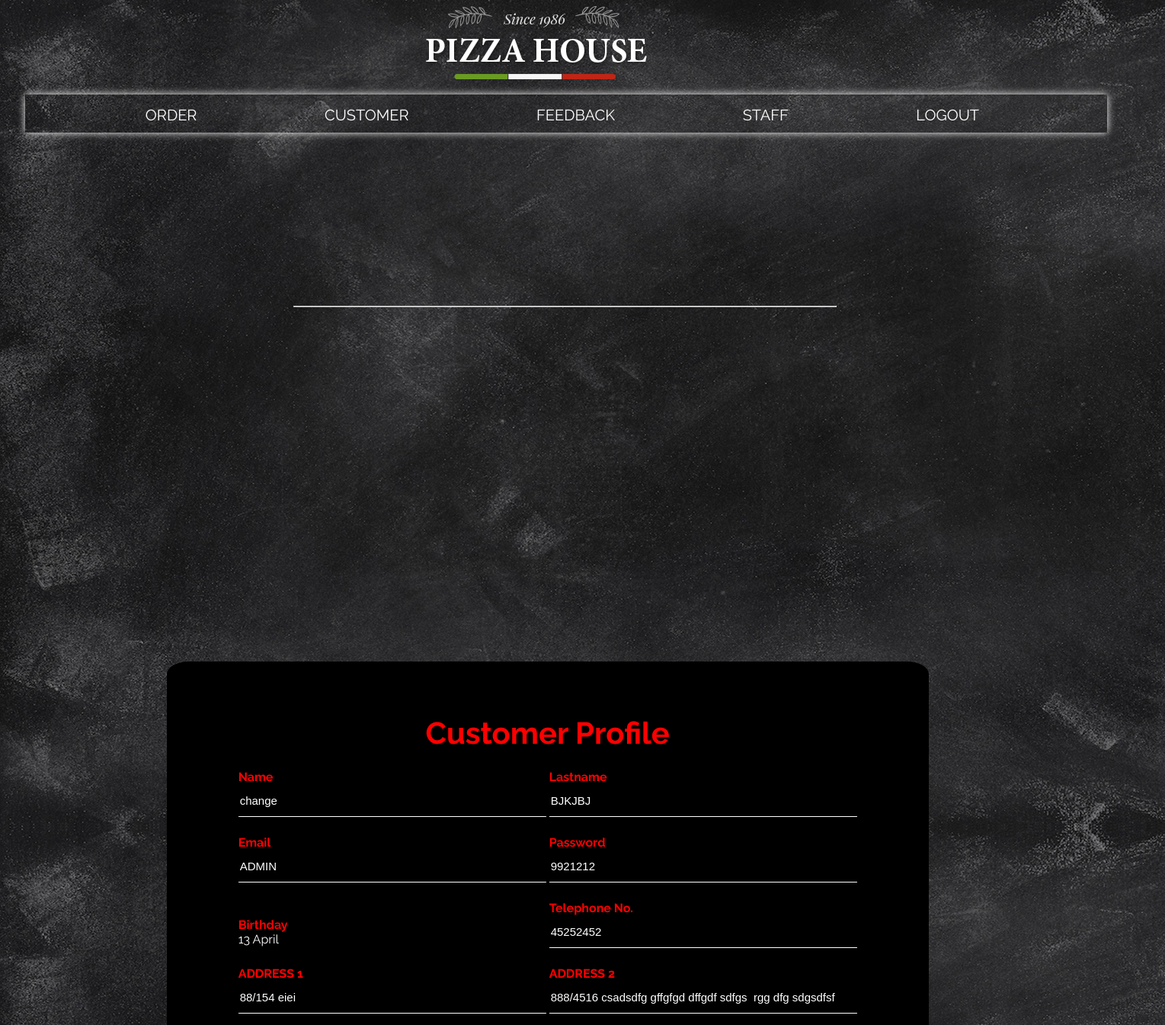
The app's page /amcustomerE.php?customerid=112 with its own data.
### tables this page shows
CREATE TABLE `customer` (
  `CUSTOMER_ID` int(10) NOT NULL,
  `FNAME` varchar(20) NOT NULL,
  `LNAME` varchar(20) NOT NULL,
  `EMAIL` varchar(20) NOT NULL,
  `CPASSWORD` varchar(30) NOT NULL,
  `DOB` varchar(20) NOT NULL,
  `MOB` varchar(10) NOT NULL,
  `SEX` varchar(10) NOT NULL,
  `CADDRESS1` varchar(255) NOT NULL,
  `CADDRESS2` varchar(255) NOT NULL,
  `TEL_NO` int(15) NOT NULL
);

### amcustomerE.php (the view, shortened to what this page needs)
<!DOCTYPE html>
<?php
             $servername = null;
             $username = "root";
             $password = "pizzahouse";
             $dbname = "pizzahouse";
             $port = null;
             $socket = "/cloudsql/pizzahousenew:asia-southeast1:pizzahouse";
         $conn = new mysqli($servername, $username,$password, $dbname,$port,$socket);
        $cid = $_GET['customerid'];
        $q = "SELECT * from customer where CUSTOMER_ID= '$cid' ";
        $result = $conn->query($q);
        $urow = $result->fetch_array();
        ?>
<html lang="en">
<head>
    <link rel="stylesheet" href="css/style8.css">
</head>
<body>
<div class="menubar1" >
                <div class="container">
                    <div class="logo">
                        <img src="logo.png" >
                    </div>
                    <ul class="menu">
                    <li>
                    <a href="orderAD.php">ORDER</a>
                    </li>
                    <li>
                    <a href="amcustomer.php">CUSTOMER</a>
                    </li>
                    <li>
                    <a href="FEEDBACK.php">FEEDBACK</a>
                    </li>
                    <li>
                    <a href="ADMINstaff.php" >STAFF</a>
                    </li>
                    <li>
                        <a href="inup.php">LOGOUT</a>
                    </li>
                </ul>
                </div>
            </div>
           <br><br><br><br><br><br><br><br><br><br><br><br><br><br><br>
            <hr align="center" width="50%">
            <br><br><br>
            <div align="center"class="profile1"style="background-color:rgb(0,0,0)">
                <h2>Customer Profile</h2>
                <form action="amcustomerU.php" method="post">
                    <table style = "padding:2px">
                    <tr>
                        <td >
                                <p>Name</p>
                                <input type="text" name="firstname" value="<?=$urow['FNAME']?>">
                            </td>
                        <td  >
                                <p>Lastname</p>
				                <input type="text" name="lastname" value="<?=$urow['LNAME']?>">
                            </td>
                    </tr>
                    <tr>
                            <td >
                                    <p>Email</p>
                                    <input type="text" name="iemail" value="<?=$urow['EMAIL']?>">
                                </td>
                            <td >
                                    <p>Password</p>
				                    <input type="text" name="ipass" value="<?=$urow['CPASSWORD']?>">
                                 </td>
                        </tr>
                        <tr>
                                <td >
                                        <p>Birthday</p>
                                        <?php echo '<span style="color:#ffffff;">'.$urow['DOB']." ".$urow['MOB'].'</span>'; ?>
                                    </td>
                                    <td >
                                        <p>Telephone No.</p>
                                        <input type="text" name="telephone" value="<?=$urow['TEL_NO']?>">
                                    </td>
                            </tr>
                            <tr>
                                <td >
                                        <p>ADDRESS 1</p>
                                        <input type="text" name="address1" value="<?=$urow['CADDRESS1']?>">
                                </td>
                                <td >
                                        <p>ADDRESS 2</p>
                                        <input type="text" name="address2" value="<?=$urow['CADDRESS2']?>">
                                </td>
                            </tr>
                    </table>
                </form>
                <br>
            </div>
        </html>
</body>

### css/style8.css (style rules this page uses)
body { margin-left: 2%; margin-right: 5%; padding: 500; font-family: 'Raleway', sans-serif; background: #666 url(../bg1.jpg); }
.menubar1 { margin-left: 3%; }
.menubar1 .menu { width: 100%; height: 50px; background: #ffffff00; box-shadow: 0 0 10px rgb(255, 255, 255); }
.menubar1 ul.menu { list-style: none; float: right; }
.menubar1 ul.menu li { padding-top: 15px; float: left; margin-left: 2%; margin-right: 50px; }
.menubar1 ul.menu li a { text-decoration: none; color: rgb(255, 255, 255); border-bottom: 2px solid transparent; padding-bottom: 20px; transition: all 0.3s ease; font-size: 20px; margin-left: 90px; }
.menubar1 .logo { width: 100%; height: 100px; padding-left: 35%; }
h2 { margin: 0; padding: 0 0 20px; text-align: center; font-size: 40px; }
.profile1 { width: 1000px; height: 550px; background: #00000088; color: rgb(255, 0, 0); top: 85%; left: 47%; position: absolute; transform: translate(-50%,-50%); box-sizing: border-box; padding: 70px 30px; border-radius: 3%; }
.profile1 p { margin: 0; padding: 0; font-weight: bold; }
.profile1 input { width: 100%; margin-bottom: 20px; }
.profile1 input[type="text"], input[type="passwordd"], input[type="email"],textarea { border: none; border-bottom: 1px solid #fff; background: transparent; outline: none; height: 40px; color: #fff; width: 400px; font-size: 15px; }

### records on screen
customer: firstname "change", lastname "BJKJBJ", iemail "ADMIN", ipass "9921212", DOB "13", MOB "April", telephone "45252452", address1 "88/154 eiei", address2 "888/4516 csadsdfg gffgfgd dffgdf sdfgs rgg dfg sdgsdfsf"
